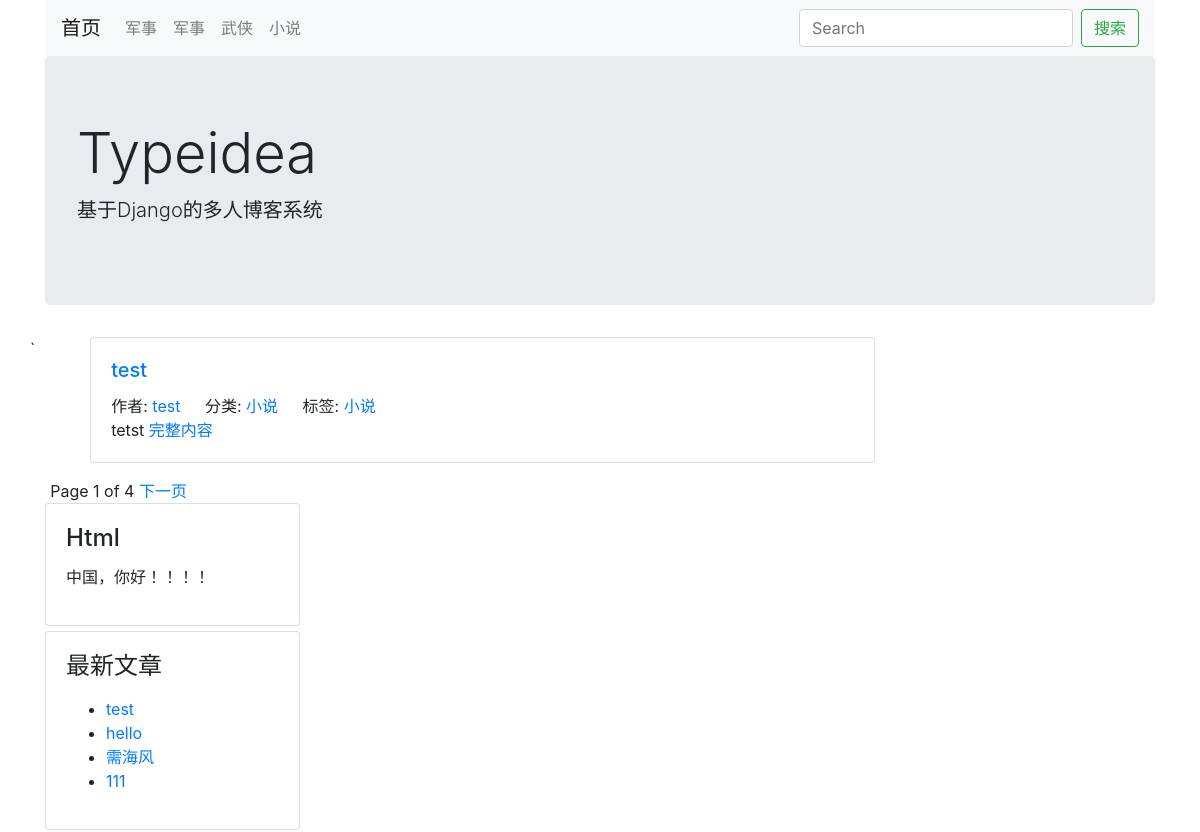
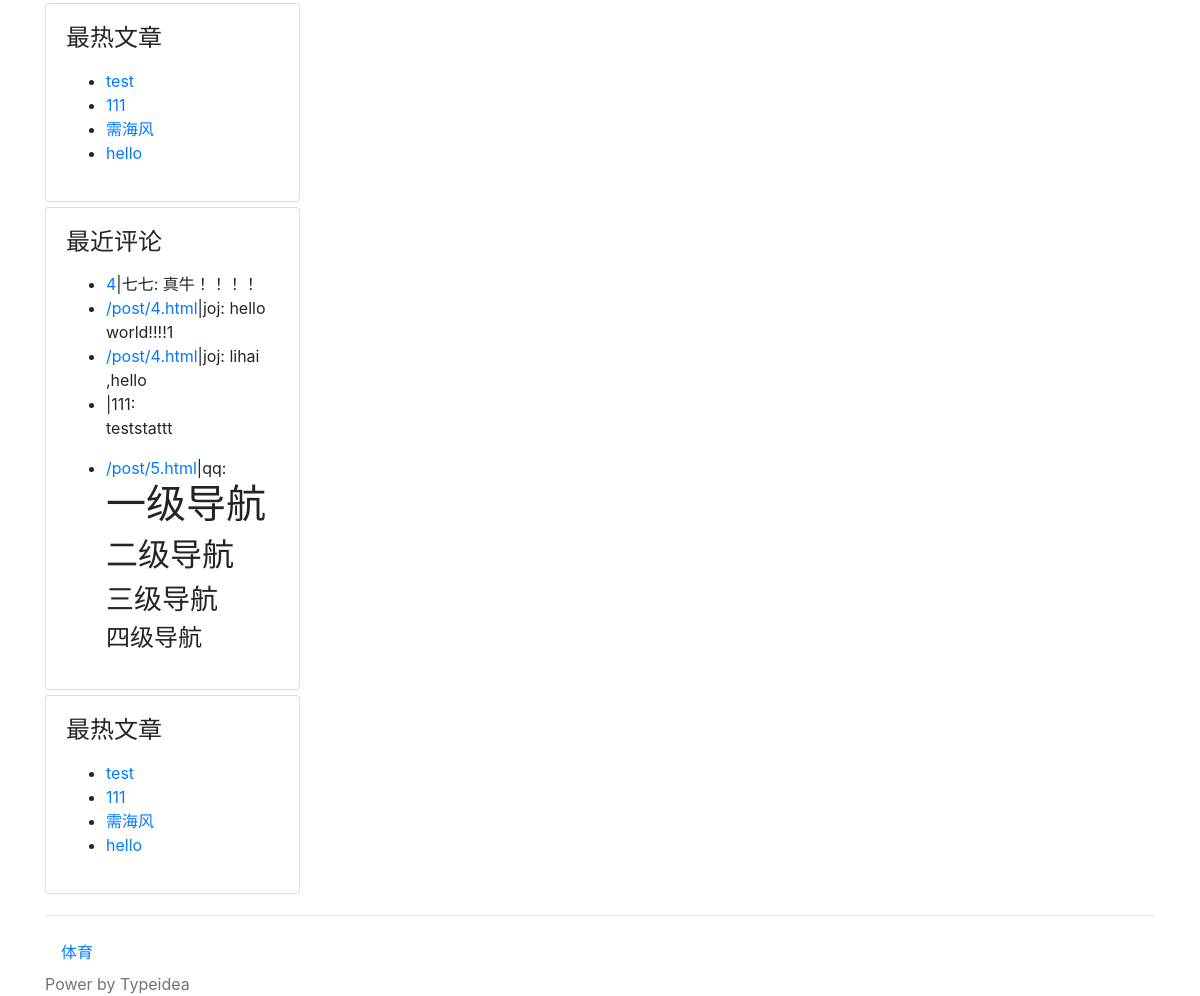
The page / on the database its author committed (2 pictures, top to bottom).
### blog/models.py (models this page shows, shortened)
class Category(models.Model):
    STATUS_NORMAL = 1
    STATUA_DELETE = 0
    STATUS_ITEMS = (
        (STATUS_NORMAL, '正常'),
        (STATUA_DELETE, '删除'),
    )
    name = models.CharField(max_length=50, verbose_name='名称')
    status = models.PositiveIntegerField(default=STATUS_NORMAL,
                                         choices=STATUS_ITEMS, verbose_name='状态')
    is_nav = models.BooleanField(default=False, verbose_name='是否为导航')
    owner = models.ForeignKey(User, verbose_name='作者', on_delete=models.CASCADE)
    created_time = models.DateTimeField(auto_now_add=True, verbose_name='创建时间')
    class Meta:
        verbose_name = verbose_name_plural = '分类'
    @classmethod
    def get_nvas(cls):
        categories = cls.objects.filter(status=cls.STATUS_NORMAL)
        nav_categories = []
        normal_categories = []
        for cate in categories:
            if cate.is_nav:
                nav_categories.append(cate)
            else:
                normal_categories.append(cate)
        return {
            'navs': nav_categories,
            'categories': normal_categories
        }

class Post(models.Model):
    STATUS_NORMAL = 1
    STATUA_DELETE = 0
    STATUS_DRAFT = 2
    STATUS_ITEMS = (
        (STATUS_NORMAL, '正常'),
        (STATUA_DELETE, '删除'),
        (STATUS_DRAFT, '草稿'),
    )
    title = models.CharField(max_length=255, verbose_name='标题')
    desc = models.CharField(max_length=1024, blank=True, verbose_name='摘要')
    content = models.TextField(verbose_name='正文', help_text="正文必须为MarkDown格式")
    content_html = models.TextField(verbose_name='正文html代码', blank=True, editable=False)
    status = models.PositiveIntegerField(default=STATUS_NORMAL,
                                         choices=STATUS_ITEMS, verbose_name='状态')
    pv = models.PositiveIntegerField(default=1)
    uv = models.PositiveIntegerField(default=1)
    category = models.ForeignKey(Category, verbose_name='分类', on_delete=models.CASCADE)
    tag = models.ManyToManyField(Tag, verbose_name='标签')
    owner = models.ForeignKey(User, verbose_name='作者', on_delete=models.CASCADE)
    created_time = models.DateTimeField(auto_now_add=True, verbose_name='创建时间')
    class Meta:
        verbose_name = verbose_name_plural = '文章'
        ordering = ['-id']
    @classmethod
    def latest_posts(cls):
        queryset = cls.objects.filter(status=cls.STATUS_NORMAL)
        return queryset
    @classmethod
    def hot_posts(cls):
        return cls.objects.filter(status=cls.STATUS_NORMAL).order_by('-pv')

class Tag(models.Model):
    STATUS_NORMAL = 1
    STATUA_DELETE = 0
    STATUS_ITEMS = (
        (STATUS_NORMAL, '正常'),
        (STATUA_DELETE, '删除'),
    )
    name = models.CharField(max_length=10, verbose_name='名称')
    status = models.PositiveIntegerField(default=STATUS_NORMAL,
                                         choices=STATUS_ITEMS, verbose_name='状态')
    owner = models.ForeignKey(User, verbose_name='作者', on_delete=models.CASCADE)
    created_time = models.DateTimeField(auto_now_add=True, verbose_name='创建时间')
    class Meta:
        verbose_name = verbose_name_plural = '标签'

### config/models.py (models this page shows, shortened)
class SideBar(models.Model):
    DISPLAY_HTML = 1
    DISPLAY_LATEST = 2
    DISPLAY_HOT = 3
    DISPLAY_COMMENT = 4
    STATUS_SHOW = 1
    STATUS_HIDE = 0
    STATUS_ITEMS = (
        (STATUS_SHOW, '展示'),
        ('STATUS_HIDE', '隐藏'),
    )
    SIDE_TYPE = (
        (DISPLAY_HTML, 'HTML'),
        (DISPLAY_LATEST, '最新文章'),
        (DISPLAY_HOT, '最热文章'),
        (DISPLAY_COMMENT, '最近评论'),
    )
    title = models.CharField(max_length=50, verbose_name='标题')
    display_type = models.PositiveIntegerField(default=1, choices=SIDE_TYPE, verbose_name='展示类型')
    content = models.CharField(max_length=500, blank=True, verbose_name='内容')
    status = models.PositiveIntegerField(default=STATUS_SHOW, choices=STATUS_ITEMS, verbose_name='状态')
    owner = models.ForeignKey(User, verbose_name='作者', on_delete=models.CASCADE)
    created_time = models.DateTimeField(auto_now_add=True, verbose_name='创建时间')
    class Meta:
        verbose_name = verbose_name_plural = '侧边栏'
    @classmethod
    def get_all(cls):
        return cls.objects.filter(status=cls.STATUS_SHOW)
    @property
    def content_html(self):
        from blog.models import Post
        from comment.models import Comment
        result = ''
        if self.display_type == self.DISPLAY_HTML:
            result = self.content
        elif self.display_type == self.DISPLAY_LATEST:
            context = {
                'posts': Post.latest_posts()
            }
            result = render_to_string('config/blocks/sidebar_posts.html', context=context)
        elif self.display_type == self.DISPLAY_HOT:
            context = {
                'posts': Post.hot_posts()
            }
            result = render_to_string('config/blocks/sidebar_posts.html', context=context)
        elif self.display_type == self.DISPLAY_COMMENT:
            context = {
                'comments': Comment.objects.filter(status=Comment.STATUS_NORMAL)
            }
            result = render_to_string('config/blocks/sidebar_comments.html', context=context)
        return result

### comment/models.py (models this page shows, shortened)
class Comment(models.Model):
    STATUS_NORMAL = 1
    STATUS_DELETE = 0
    STATUS_ITEMS = (
        (STATUS_NORMAL, '正常'),
        (STATUS_DELETE, '删除'),
    )
    target = models.CharField(max_length=100, verbose_name='评论目标')
    content = models.CharField(max_length=2000, verbose_name='内容')
    nickname = models.CharField(max_length=50, verbose_name='昵称')
    website = models.URLField(verbose_name='网站')
    email = models.EmailField(verbose_name='邮箱')
    status = models.PositiveIntegerField(default=STATUS_NORMAL,
                                         choices=STATUS_ITEMS, verbose_name='状态')
    created_time = models.DateTimeField(auto_now_add=True, verbose_name='创建时间')
    class Meta:
        verbose_name = verbose_name_plural = '评论'

### blog/views.py (the view)
# urls.py: re_path(r'^$', IndexView.as_view(), name='index'),
class IndexView(CommonViewMixin, ListView):
    queryset = Post.latest_posts()
    paginate_by = 1
    context_object_name = 'post_list'
    template_name = 'blog/list.html'

### blog/views.py (called while the page is built)
    def get_context_data(self, **kwargs):
        context = super().get_context_data(**kwargs)
        context.update({
            'side_bars': SideBar.get_all(),
        })
        context.update(Category.get_nvas())
        return context

### thems/bootstrap/templates/blog/list.html (shortened to what this page needs)
{% extends "./base.html" %}
{% block main %}
    <ul>
        {% for post in post_list %}
            <div class="card post">
                <div class="card-body">
                    <h5 class="card-title"><a href="{% url 'post-detail' post.id %}">{{ post.title }}</a></h5>
                    <span class="card-link">作者: <a href="/author/{{ post.owner.id }}">{{ post.owner.username }}</a> </span>
                    <span class="card-link">分类: <a
                            href="{% url 'category-list' post.category.id %}">{{ post.category.name }}</a> </span>
                    <span class="card-link">标签:
                        {% for tag in post.tag.all %}
                            <a href="{% url 'tag-list' tag.id %}">{{ tag.name }}</a>
                        {% endfor %}
                </span>
                    <p class="card-text">{{ post.desc }} <a href="{% url 'post-detail' post.id %}">完整内容</a></p>
                </div>
            </div>
        {% endfor %}
    </ul>
    {% if page_obj %}
        Page {{ page_obj.number }} of {{ paginator.num_pages }}
        {% if page_obj.has_next %}
            <a href="?page={{ page_obj.next_page_number }}">下一页</a>
        {% endif %}
    {% endif %}
{% endblock %}

### thems/bootstrap/templates/blog/base.html (shortened to what this page needs)
{% load static %}
<!DOCTYPE html>
<html lang="en">
<head>
    <link rel="stylesheet" href="{% static 'css/bootstrap.css' %}">
</head>
<body>
<div class="container head">
    <nav class="navbar navbar-expand-lg navbar-light bg-light">
        <a class="navbar-brand" href="#">首页</a>
        <div class="collapse navbar-collapse" id="'navbarSupportedContent">
            <ul class="navbar-nav mr-auto">
                {% for cate in navs %}
                    <li class="nav-item">
                        <a href="{% url 'category-list' cate.id %}" class="nav-link">
                            {{ cate.name }}
                        </a>
                    </li>
                {% endfor %}
            </ul>
            <form class="form-inline my-2 my-lg-0" action="/search/" method="get">
                <input type="search" class="form-control mr-sm-2" placeholder="Search" aria-label="Search"
                       value="{{ keyword }}" name="keyword">
                <button class="btn btn-outline-success" type="submit">搜索</button>
            </form>
        </div>
    </nav>
    <div class="jumbotron">
        <h1 class="display-4">Typeidea</h1>
        <p class="lead">基于Django的多人博客系统</p>
    </div>
</div>
<div class="container main">
    <div class="row">`
        <div class="col-9 post-list">
            {% block main %}
            {% endblock %}
        </div>
        <div class="col-3">
            {% block sidebar %}
                {% for sidebar in side_bars %}
                    <div class="card sidebar post">
                        <div class="card-body">
                            <h4 class="card-title">{{ sidebar.title }}</h4>
                            <p>
                                {{ sidebar.content_html }}
                            </p>
                        </div>
                    </div>
                {% endfor %}
            {% endblock %}
        </div>
    </div>
</div>
<footer class="footer">
    {% block footer %}
        <div class="container">
            <hr>
            <nav class="nav category">
                {% for cate in categories %}
                    <a href="{% url 'category-list' cate.id %}" class="nav-link">{{ cate.name }}</a>
                {% endfor %}
            </nav>
        </div>
        <div class="container power">
            <span class="text-muted">Power by Typeidea</span>
        </div>
    {% endblock %}
</footer>
</body>
</html>

### thems/bootstrap/templates/config/blocks/sidebar_posts.html
<ul>
    {% for post in posts %}
        <li><a href="{% url 'post-detail' post.id %}">{{ post.title }}</a></li>
    {% endfor %}
</ul>

### thems/bootstrap/templates/config/blocks/sidebar_comments.html
<ul>
    {% for comment in comments %}
        <li>
            <a href="{{ comment.target }}">{{ comment.target }}</a>|{{ comment.nickname }}:{% autoescape off %}
            {{ comment.content }}{% endautoescape %}
        </li>
    {% endfor %}
</ul>

### thems/bootstrap/templates/blog/base.html (style rules this page uses)
.post { margin-bottom: 5px; }

### rows shown on the page
Category: name "军事"
Category: name "军事"
Category: name "武侠"
Category: name "小说"
Post: title "test", owner.username "test", category.name "小说", desc "tetst"
Tag: name "小说"
SideBar: title "Html", content_html "中国，你好！！！！"
SideBar: title "最新文章"
Post: title "hello"
Post: title "需海风"
Post: title "111"
SideBar: title "最热文章"
SideBar: title "最近评论"
Comment: target "4", nickname "七七", content "真牛！！！！"
Comment: target "/post/4.html", nickname "joj", content "hello world!!!!1"
Comment: target "/post/4.html", nickname "joj", content "lihai ,hello"
Comment: nickname "111", content "teststattt"
Comment: target "/post/5.html", nickname "qq", content "一级导航 二级导航 三级导航 四级导航"
SideBar: title "最热文章"
Category: name "体育"

### other values the page prints
{{ page_obj.number }} "1"
{{ paginator.num_pages }} "4"
